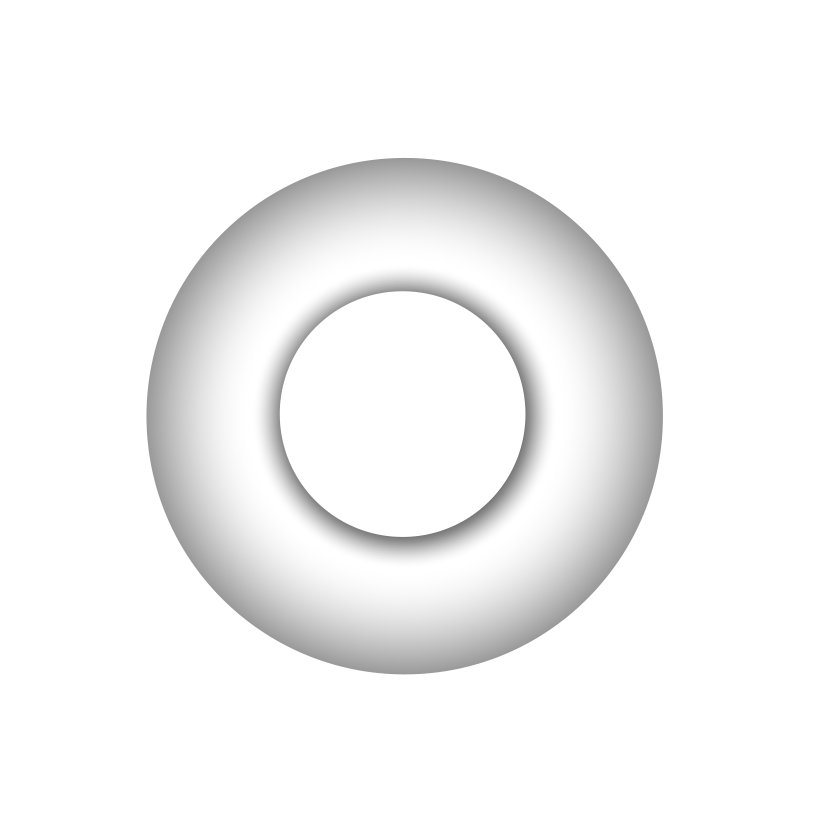
#> input picture 4. Computer vision/2. Mask one image on another/object4 (1).png, 833 x 833 px
$ jupyter execute --allow-errors Amar.ipynb   (shell and % lines are left out)
#> lines starting #> are read from the running program, lines starting #| are printed output that depends on the picture; after the words box and inside, x2 and y2 are one past the last pixel; in counts of white or black regions, pixels touching at a corner belong together
[cell 1]
import cv2 as cv
import numpy as np
import matplotlib.pyplot as plt

[cell 2]
layer_image = cv.imread("object4 (1).png")
#> layer_image is the input picture: shape (833, 833, 3); mean B, G, R 245.1, 245.1, 245.1

gray = cv.cvtColor(layer_image, cv.COLOR_RGB2BGR)

gray = cv.cvtColor(gray,cv.COLOR_BGR2GRAY)
#> gray: shape (833, 833)

logo_mask = cv.Canny(gray,100,255)
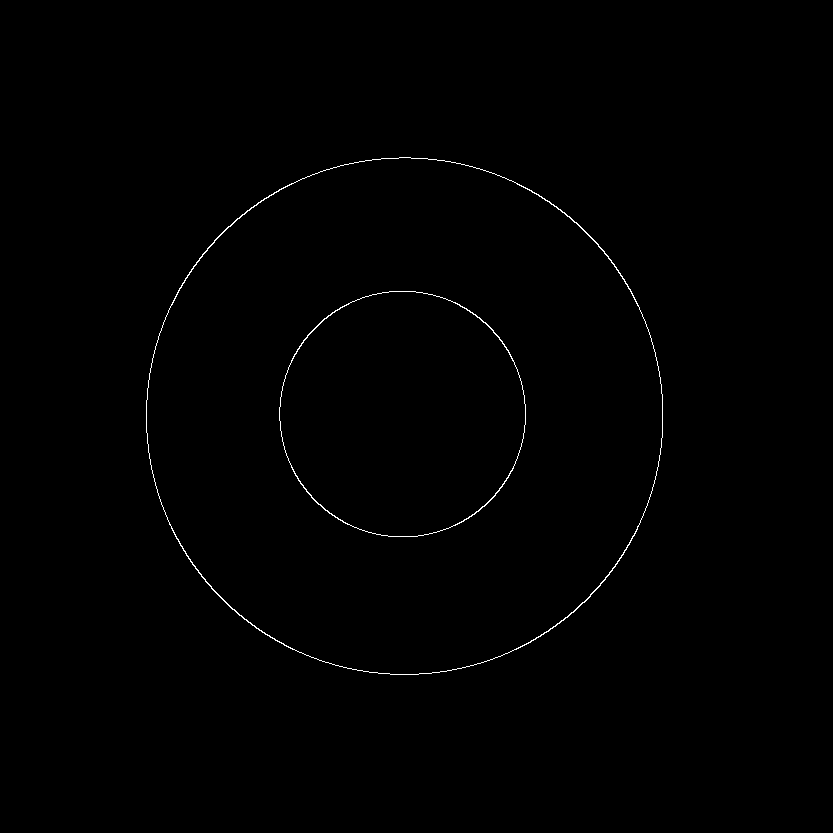
#> logo_mask: shape (833, 833); 0.4% white in thin lines or dots, all inside (x1, y1, x2, y2) = (146, 157, 663, 675)

contours, hierarchy = cv.findContours(logo_mask,cv.RETR_LIST,cv.CHAIN_APPROX_SIMPLE)
#> contours = 4 contours; box (x1, y1, x2, y2) and area: (146, 157, 663, 675) 209748, (146, 157, 663, 675) 209342, (279, 291, 526, 537) 47494, (279, 291, 526, 537) 47302
print(len(contours))
#| 4
cont = max(contours,key=cv.contourArea)
#> cont = contour of 734 points, box (x1, y1, x2, y2) (146, 157, 663, 675), area 209748
x,y,w,h = cv.boundingRect(cont)
#> x = 146; y = 157; w = 517; h = 518
plt.imshow(cv.rectangle(layer_image,(x,y),(x+w,y+h),(0,255,0),3))
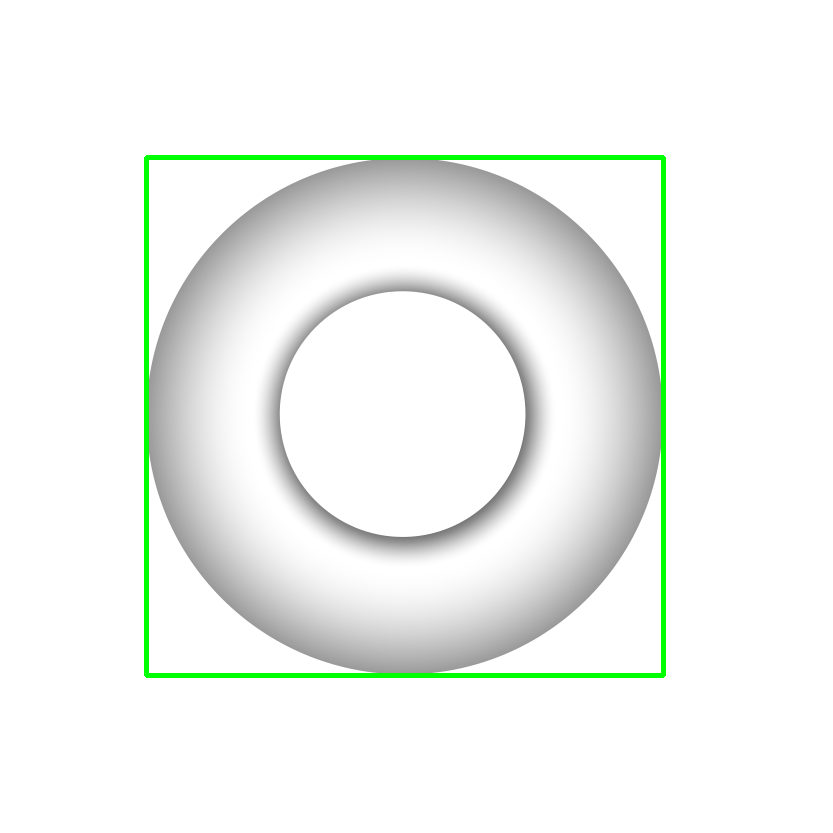
#> layer_image: shape (833, 833, 3); 1.49% of pixels changed, all inside (x1, y1, x2, y2) = (144, 155, 666, 678)
crop_img = layer_image[y:y+h,x:x+w]
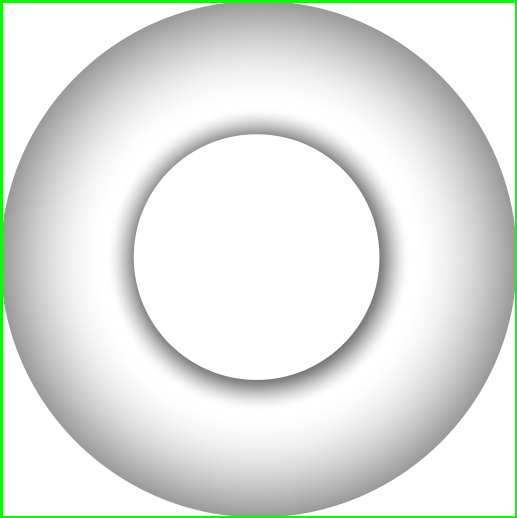
#> crop_img: shape (518, 517, 3); mean B, G, R 224.5, 229.4, 224.5
#print(x,y,w,h)
plt.imshow(crop_img)
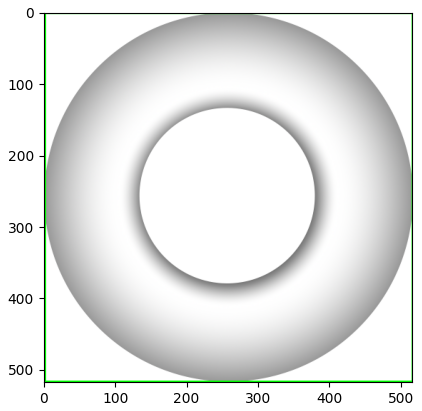
#> figure drawn by matplotlib, 1 panel; B, G, R data is drawn as R, G, B

[cell 3]
plt.imshow(logo_mask)

[cell 4]
hor_center = int(np.ceil(gray.shape[0]/2))
#> hor_center = 417
ver_center = int(np.ceil(gray.shape[1]/2))
#> ver_center = 417

[cell 5]
crop_img = gray[:ver_center,hor_center:]
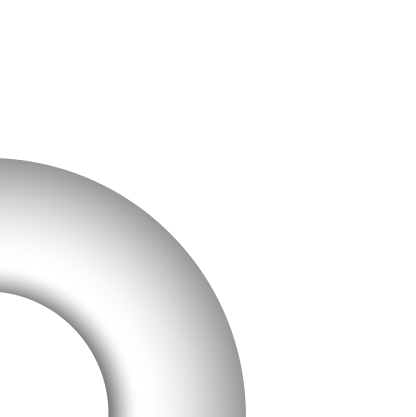
#> crop_img: shape (417, 416); min 126, max 255, mean 245.4
